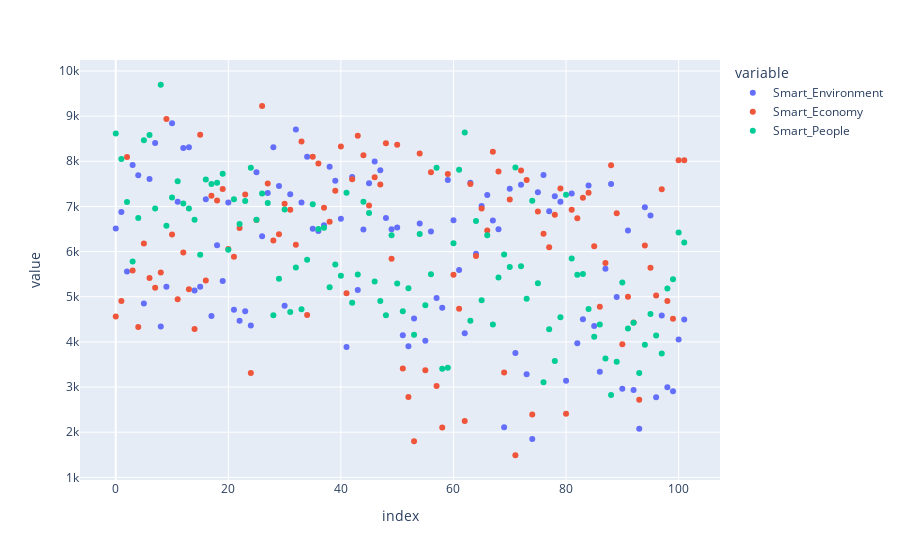

Write notebook code for a chart like this one.
### Code cell
px.scatter(indices[["Smart_Environment", "Smart_Economy ", "Smart_People"]])
